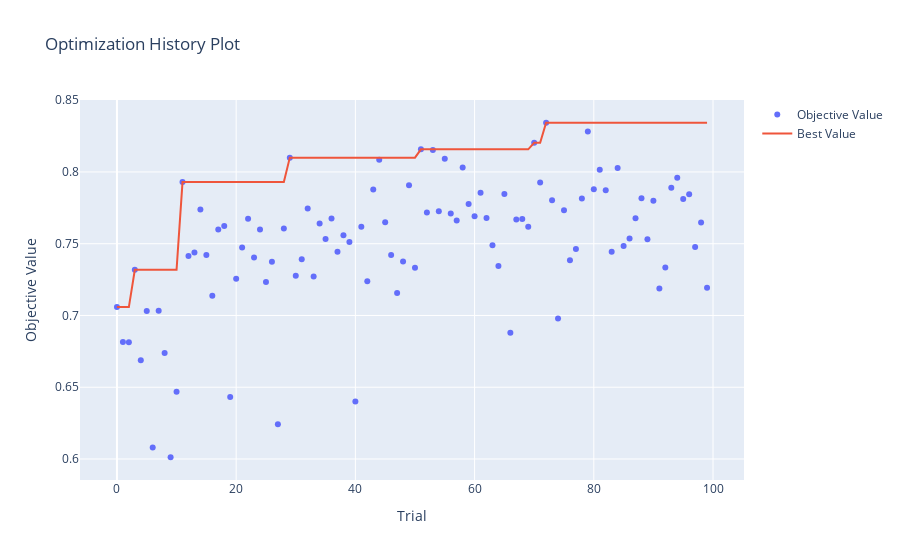

The notebook cell this image was saved under:
### Code cell
fig = optuna.visualization.plot_optimization_history(loaded_study)
display(fig)
